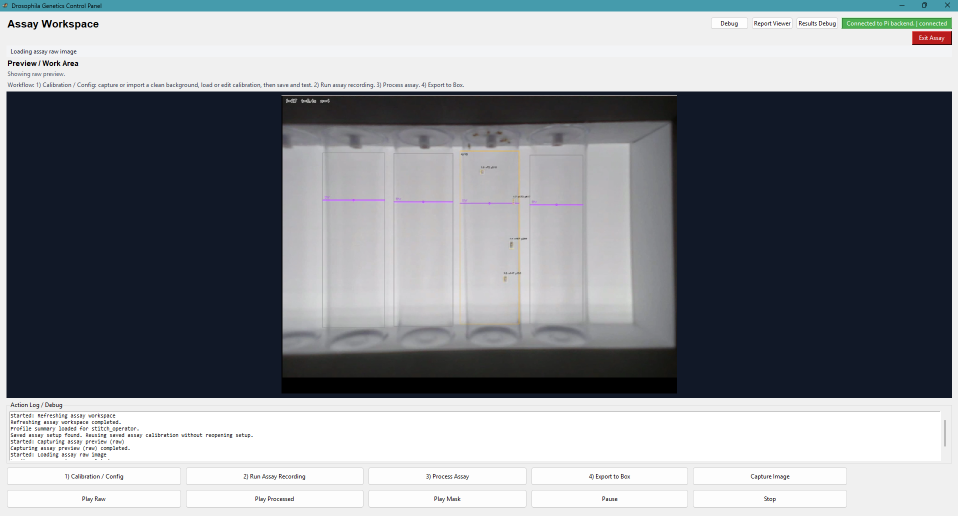
#> input picture .github/assets/GUI-Assay-Example-Menu.png, 1915 x 1031 px (shown at 1/2 size)
$ python fly_x_detector.py --background ../../.github/assets/GUI-Assay-Example-Menu.png --frame ../../.github/assets/Assay-Calibration-Menu.png
#> lines starting #> are read from the running program, lines starting #| are printed output that depends on the picture
#!/usr/bin/env python3
import argparse
import json
from pathlib import Path
from typing import Any, Dict, List, Optional, Sequence, Tuple, Union

import cv2
import numpy as np

ImageInput = Union[str, Path, np.ndarray]
Point = Tuple[int, int]


def load_image_input(image_input: ImageInput, flags: int = cv2.IMREAD_COLOR) -> np.ndarray:
    """
    Accept either:
      - a filesystem path (str / Path)
      - a numpy array already in memory

    This makes the module usable both from CLI uploads and from another script
    that captures camera frames and passes arrays directly.
    """
#> called with flags = 1
    if isinstance(image_input, np.ndarray):
        image = image_input.copy()
        if flags == cv2.IMREAD_GRAYSCALE and image.ndim == 3:
            image = cv2.cvtColor(image, cv2.COLOR_BGR2GRAY)
        elif flags == cv2.IMREAD_COLOR and image.ndim == 2:
            image = cv2.cvtColor(image, cv2.COLOR_GRAY2BGR)
        return image

    path = str(image_input)
    image = cv2.imread(path, flags)
#> image is the input picture: shape (1031, 1915, 3); mean B, G, R 144.4, 138.5, 134.3
    if image is None:
        raise FileNotFoundError(f"Could not read image: {path}")
    return image


# [245 lines left out: functions click_two_points, save_calibration, load_calibration_data, load_calibration, align_frame_to_background, build_channel_roi and 1 more, not called in this run]


def transform_points(points: Sequence[Sequence[float]], matrix_2x3: np.ndarray) -> np.ndarray:
    pts = np.asarray(points, dtype=np.float32).reshape(-1, 1, 2)
    return cv2.transform(pts, matrix_2x3).reshape(-1, 2)


# [353 lines left out: functions rotate_image, transform_bbox, estimate_channel_crop_from_background, compute_channel_crop, annotate_and_crop_channel, process_fly_detection, not called in this run]


def main():
    parser = argparse.ArgumentParser(description="Detect fruit flies and report x-position along a calibrated 111 mm channel.")
    parser.add_argument("--background", required=True, help="Path to background / empty-channel image")
    parser.add_argument("--frame", required=True, help="Path to image containing flies")
    parser.add_argument("--calibration", help="Path to calibration JSON. If missing and --interactive is used, it will be created.")
    parser.add_argument("--interactive", action="store_true", help="Click the left and right ends of the channel axis on the background image")
    parser.add_argument("--channel-mm", type=float, default=111.0, help="Known channel length in mm")
    parser.add_argument("--band-half-width", type=int, default=35, help="Half-width of the search band around the calibrated axis")
    parser.add_argument("--score-thresh", type=int, default=20, help="Detection threshold")
    parser.add_argument("--no-align", action="store_true", help="Skip ECC frame-to-background alignment")
    parser.add_argument("--crop-x-pad", type=int, default=None, help="Optional manual left/right crop padding. Leave unset to auto-estimate during calibration.")
    parser.add_argument("--crop-above-px", type=int, default=None, help="Optional manual crop height above the selected axis. Leave unset to auto-estimate.")
    parser.add_argument("--crop-below-px", type=int, default=None, help="Optional manual crop height below the selected axis. Leave unset to auto-estimate.")
    parser.add_argument("--out-image", default="annotated_detection.png", help="Output annotated cropped image path")
    parser.add_argument("--out-json", default="fly_results.json", help="Output JSON path")
    parser.add_argument("--out-mask", default="fly_mask.png", help="Output cropped binary mask path")
    args = parser.parse_args()

    bg_color = load_image_input(args.background, cv2.IMREAD_COLOR)
    bg_gray = cv2.cvtColor(bg_color, cv2.COLOR_BGR2GRAY)
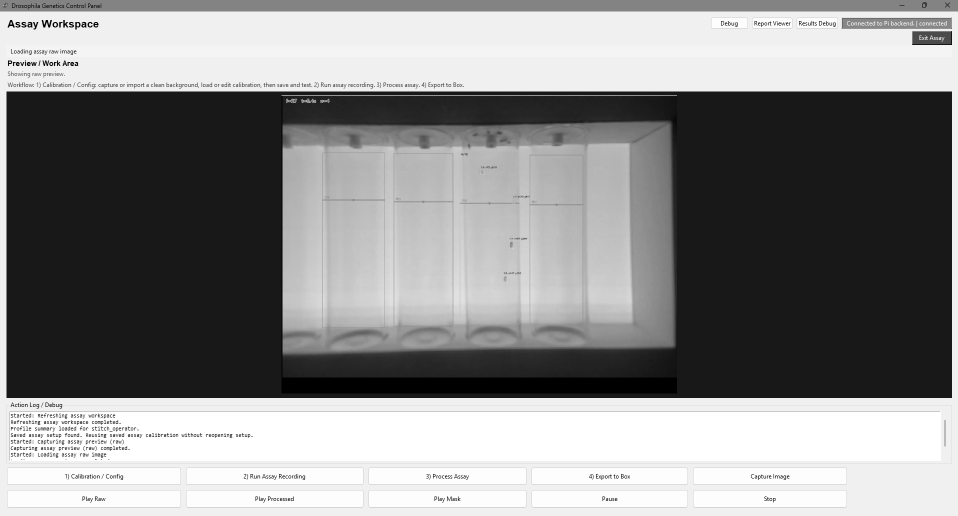
#> bg_gray: shape (1031, 1915) (shown at 1/2 size); min 0, max 255, mean 138.1

    if args.interactive:
        left_pt, right_pt = click_two_points(bg_color)

        if args.crop_x_pad is None or args.crop_above_px is None or args.crop_below_px is None:
            est_x_pad, est_above, est_below, _ = estimate_channel_crop_from_background(
                bg_gray,
                left_pt,
                right_pt,
                crop_x_pad=args.crop_x_pad,
            )
            if args.crop_x_pad is None:
                args.crop_x_pad = est_x_pad
            if args.crop_above_px is None:
                args.crop_above_px = est_above
            if args.crop_below_px is None:
                args.crop_below_px = est_below

        if args.calibration:
            save_calibration(
                args.calibration,
                left_pt,
                right_pt,
                args.channel_mm,
                crop_x_pad=args.crop_x_pad,
                crop_above_px=args.crop_above_px,
                crop_below_px=args.crop_below_px,
            )
    elif args.calibration:
        cal = load_calibration_data(args.calibration)
        left_pt = tuple(map(int, cal["left_point_px"]))
        right_pt = tuple(map(int, cal["right_point_px"]))
        args.channel_mm = float(cal.get("channel_length_mm", args.channel_mm))
        if args.crop_x_pad is None:
            args.crop_x_pad = cal.get("crop_x_pad")
        if args.crop_above_px is None:
            args.crop_above_px = cal.get("crop_above_px")
        if args.crop_below_px is None:
            args.crop_below_px = cal.get("crop_below_px")
    else:
#> (the run stopped early here; a loop or call above may not have finished)
